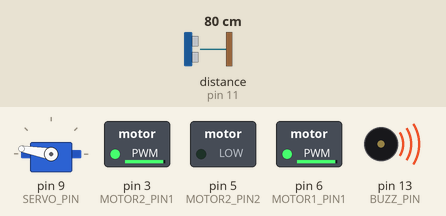
This sketch was run on a simulated Arduino Uno, built with avr-gcc and run on an emulated ATmega328P. Shown: servo, switched loads named in the sketch (green lamp = pin HIGH), buzzer (waves = sounding, pin HIGH). Wiring (inferred from the names in the program): ultrasonic range finder: trigger pin 12; echo pin 11. The inputs (shaded band) are chosen by the test bench; at power-on: distance to the obstacle (sensor on pin 11) 80 cm. The echo pulse lasts 58.3 µs per cm; pins used as bus, display or sensor lines are not drawn.

Above: at 0.26 s.
1.3 s: distance to the obstacle (sensor on pin 11) set to 2 cm
At 5.6 s:
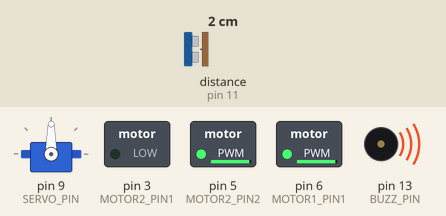
At 7.9 s:
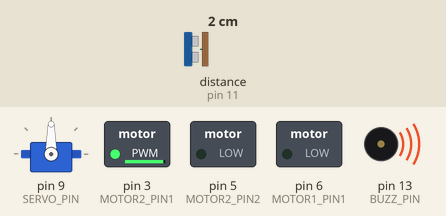
Timing chart, 0 to 18.0 s (numbered marks = the images above; inputs shaded):
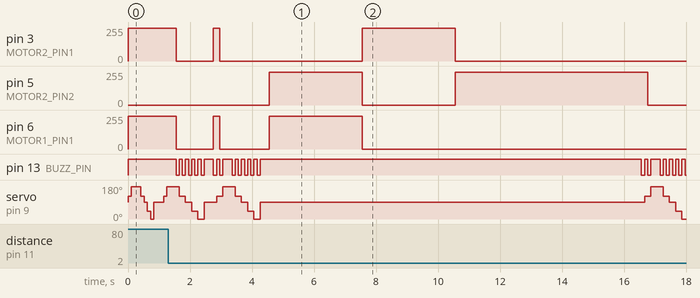

The sketch:

miscare_robot.ino
```cpp
#include <Servo.h>
#define SERVO_PIN     9
#define Echo_PIN    11
#define Trig_PIN    12
#define BUZZ_PIN     13
#define SPEED  500
int stanga ,centru, dreapta, diagonalastanga, diagonaladreapta;
const int distantalimita = 27;
const int sidedistantalimita = 12;
int distanta;
int num = 0;
const int intoarcere = 3000;
int t;
Servo head;
void servo() {
  head.attach(SERVO_PIN);
  head.write(90);
}
int MOTOR2_PIN1 = 3;
int MOTOR2_PIN2 = 5;
int MOTOR1_PIN1 = 6;
int MOTOR1_PIN2 = 9;
void go(int speedLeft, int speedRight) {
  if (speedLeft > 0) {
    analogWrite(MOTOR1_PIN1, speedLeft);
    analogWrite(MOTOR1_PIN2, 0);
  }
  else {
    analogWrite(MOTOR1_PIN1, 0);
    analogWrite(MOTOR1_PIN2, -speedLeft);
  }

  if (speedRight > 0) {
    analogWrite(MOTOR2_PIN1, speedRight);
    analogWrite(MOTOR2_PIN2, 0);
  } else {
    analogWrite(MOTOR2_PIN1, 0);
    analogWrite(MOTOR2_PIN2, -speedRight);
  }
}
void buzz_ON()
{
  digitalWrite(BUZZ_PIN, LOW);
}
void buzz_OFF()
{
  digitalWrite(BUZZ_PIN, HIGH);
}
void alarm(){
   buzz_ON();
   delay(100);
   buzz_OFF();
}
int observa(){
  long dep;
  digitalWrite(Trig_PIN,LOW);
  delayMicroseconds(5);
  digitalWrite(Trig_PIN,HIGH);
  delayMicroseconds(15);
  digitalWrite(Trig_PIN,LOW);
 dep=pulseIn(Echo_PIN,HIGH);
  dep=dep*0.01657;
  return round(dep);
}

void imprejurimi(){
  centru= observa();
  if(centru<distantalimita){
    alarm();
    }
  head.write(120);
  delay(100);
 diagonalastanga = observa();
  if(diagonalastanga<distantalimita){
go(0,0);
    alarm();
    }
  head.write(170);
  delay(300);
  stanga  = observa();
  if(stanga <distantalimita){
go(0,0);
    alarm();
    }
  head.write(120);
  delay(100);
  diagonalastanga=observa();
  if(diagonalastanga<distantalimita){
   go(0,0);
    alarm();
    }
  head.write(90);
  delay(100);
  centru = observa();
  if(centru<distantalimita){
   go(0,0);
    alarm();
    }
  head.write(40);
  delay(100);
  diagonaladreapta = observa();
  if(diagonaladreapta<distantalimita){
  go(0,0);
    alarm();
    }
  head.write(0);
  delay(100);
  dreapta = observa();
  if(dreapta<sidedistantalimita){
   go(0,0);
    alarm();
    }
  head.write(90);
  delay(300);
}

void evitare(){
  go(SPEED,SPEED);
  ++num;
  if(num!=0){
  imprejurimi();
    if(stanga<sidedistantalimita || diagonalastanga<distantalimita){
      go(SPEED,-SPEED);
      delay(intoarcere);
    }
    if(dreapta<sidedistantalimita || diagonaladreapta<distantalimita){
      go(-SPEED,SPEED);
      delay(intoarcere);
    }
    if((dreapta<sidedistantalimita || diagonaladreapta<distantalimita)\
        &&(stanga<sidedistantalimita || diagonalastanga<distantalimita)\
        &&(centru<distantalimita)){
          go(-SPEED,-SPEED);
          delay(2*intoarcere);
        }
    num=0;
  }
 distanta = observa();
  if (distanta<distantalimita){
      ++t;}
  if (distanta>distantalimita){
      t=0;}
  if (t > 25){
    go(0,0);
    t=0;
  }
}


void setup() {
  pinMode(MOTOR1_PIN1, OUTPUT);
  pinMode(MOTOR1_PIN2, OUTPUT);
  pinMode(MOTOR2_PIN1, OUTPUT);
  pinMode(MOTOR2_PIN2, OUTPUT);
  pinMode(Trig_PIN, OUTPUT);
  pinMode(Echo_PIN,INPUT);
  pinMode(BUZZ_PIN, OUTPUT);
  digitalWrite(BUZZ_PIN, HIGH);
  buzz_OFF();
  digitalWrite(Trig_PIN,LOW);
  head.attach(SERVO_PIN);
  head.write(90);
  Serial.begin(9600);

}


void loop()
{ evitare();
imprejurimi();
observa();
}
```

Measured:
- after the input at 1.3 s, pin 3 (MOTOR2_PIN1): goes 0/255 1.2 s, 244/255 0.20 s, 0/255 4.6 s, 244/255 3.0 s, then 0/255, starting after 0.25 s; pin 5 (MOTOR2_PIN2): 0/255 → 244/255 after 3.3 s, → 0/255 3.0 s later, → 244/255 3.0 s later, → 0/255 6.2 s later
